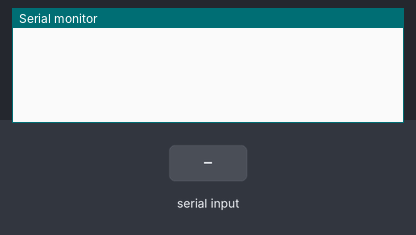
Simulated run of this sketch. Board: Arduino Uno, built with avr-gcc and run on an emulated ATmega328P. On the bench: the last lines printed to the serial monitor. Inputs (shaded band) come from the test bench.

Above: at 1.2 s.
1.3 s: "90,45\n" received over Serial
At 2.1 s:
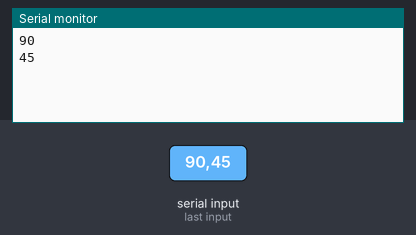
2.8 s: "30,150\n" received over Serial
At 4.3 s:
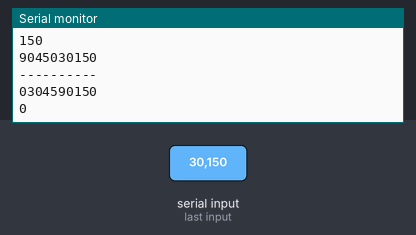
Timing chart, 0 to 5.8 s (numbered marks = the images above; inputs shaded):
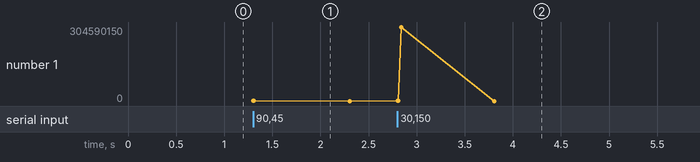

Measured:
- after the input at 1.3 s, the serial monitor: prints a new line at once (image 1)
- after the input at 2.8 s, the serial monitor: prints a new line at once (image 2)

The sketch:

No1.ino
```cpp
int nilai[5];
int a,b,c,d,e,masuk;
void setup() {
 Serial.begin(9600);
}

void loop() {
 for(a=0;a<=4;a++){
 while(!Serial.available());
 nilai[a] = Serial.parseInt();
 Serial.println(nilai[a]);
 }
 Serial.println("");

 for(b=0;b<=4;b++){
 Serial.print(nilai[b]);
 }
  Serial.println("");
  Serial.println("----------");

 for(c=0;c<=4;c++){
    for(d=c+1;d<=4;d++){
      if (nilai[c] > nilai[d]){
        masuk = nilai[c];
        nilai[c] = nilai[d];
        nilai[d] = masuk;
      }
    }
 }
 for(e=0;e<=4;e++){
 Serial.print(nilai[e]);
 }
 Serial.println("");
}
```
